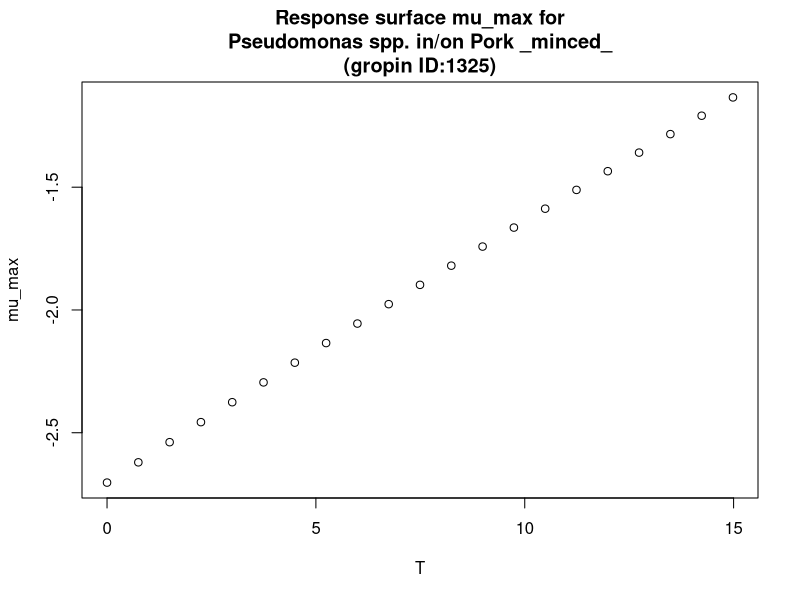

Write R code to recreate this figure.
#############################
# start of Parameter script
#############################
T <- seq(0,14.985014985015,length.out=21)
#############################
# end of Parameter script
#############################
############################# 
# start of Model script Gropin ID 1325 
#############################
 
# constant coefficients for this model
 
variables <- data.frame(T)
argumentsPar <- expand.grid(variables)
 
# heart of the model
response_surface <- function(T) {
   mumax <-log(0.067)-(68.4/0.00831)*((1/(T+273))-(1/273))

return(mumax=mumax)
} 

# output parameters
mumax <- cbind(argumentsPar,response_surface(argumentsPar['T']))
colnames(mumax) <- c(colnames(argumentsPar),'mumax')
#############################
# End of Model script
#############################
############################# 
# start of Visualisation script Gropin ID 1325 
#############################
plot(T,mumax$mumax,
                          xlab='T',
                          ylab='mu_max',main='Response surface mu_max for
Pseudomonas spp. in/on Pork _minced_
(gropin ID:1325)')
#############################
# End of Visualisation script
#############################
